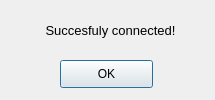
<?xml version="1.0" encoding="UTF-8"?>
<ui version="4.0">
 <class>Dialog</class>
 <widget class="QDialog" name="Dialog">
  <property name="geometry">
   <rect>
    <x>0</x>
    <y>0</y>
    <width>215</width>
    <height>100</height>
   </rect>
  </property>
  <property name="minimumSize">
   <size>
    <width>215</width>
    <height>100</height>
   </size>
  </property>
  <property name="windowTitle">
   <string>Error</string>
  </property>
  <widget class="QPushButton" name="btnOK">
   <property name="geometry">
    <rect>
     <x>60</x>
     <y>60</y>
     <width>93</width>
     <height>28</height>
    </rect>
   </property>
   <property name="text">
    <string>OK</string>
   </property>
  </widget>
  <widget class="QLabel" name="label">
   <property name="geometry">
    <rect>
     <x>20</x>
     <y>20</y>
     <width>181</width>
     <height>21</height>
    </rect>
   </property>
   <property name="font">
    <font>
     <pointsize>10</pointsize>
    </font>
   </property>
   <property name="lineWidth">
    <number>1</number>
   </property>
   <property name="text">
    <string>Succesfuly connected!</string>
   </property>
   <property name="alignment">
    <set>Qt::AlignCenter</set>
   </property>
  </widget>
 </widget>
 <resources/>
 <connections/>
</ui>
